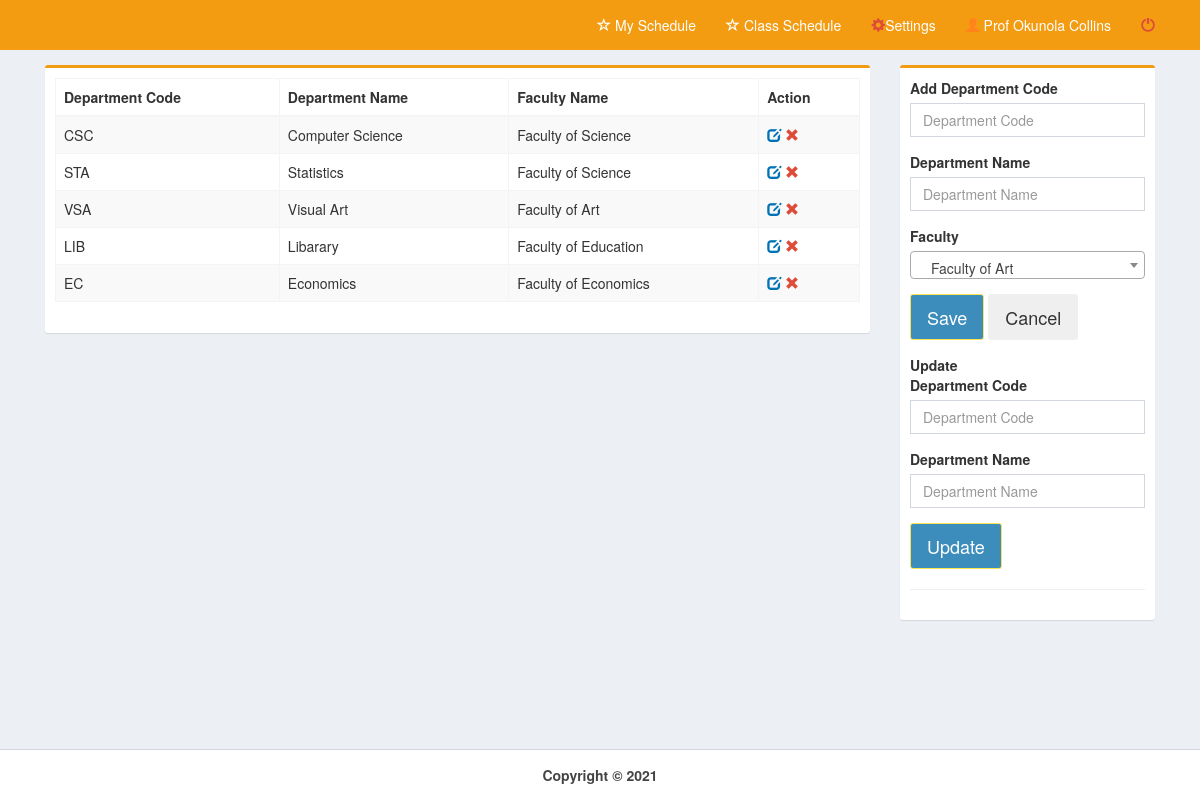
/pages/department.php (signed in), run on the app's committed database.
### tables this page shows
CREATE TABLE `dept` (
  `dept_id` int(11) NOT NULL,
  `dept_code` varchar(10) NOT NULL,
  `dept_name` varchar(100) NOT NULL,
  `rank_id` int(11) NOT NULL
);

CREATE TABLE `rank` (
  `rank_id` int(11) NOT NULL,
  `rank` varchar(30) NOT NULL
);

### pages/department.php (the view, shortened to what this page needs)
<!DOCTYPE html>
<html>
  <head>
    <link rel="stylesheet" href="../bootstrap/css/bootstrap.min.css">
    <link rel="stylesheet" href="../plugins/datatables/dataTables.bootstrap.css">
    <link rel="stylesheet" href="../dist/css/AdminLTE.min.css">
    <link rel="stylesheet" href="../plugins/select2/select2.min.css">
    <link rel="stylesheet" href="../dist/css/skins/_all-skins.min.css">
 </head>
  <body class="hold-transition skin-yellow layout-top-nav" onload="myFunction()">
    <div class="wrapper">
      <div class="content-wrapper">
        <div class="container">
          <section class="content">
            <div class="row">
	      <div class="col-md-9">
              <div class="box box-warning">
                <div class="box-body">
				<div class="row">
					<div class="col-md-12">
<table class="table table-bordered table-striped" style="margin-right:-10px">
              <thead>
                <tr>
                <th>Department Code</th>
                <th>Department Name</th>
                <th>Faculty Name</th>
                <th>Action</th>
                </tr>
              </thead>
    <?php
        include('../dist/includes/dbcon.php');
        $query=mysqli_query($con,"SELECT b.dept_code, b.dept_name, a.rank, a.rank_id, b.dept_id FROM rank AS a INNER JOIN dept AS b ON a.rank_id = b.rank_id ORDER BY dept_id")or die(mysqli_error());
          while($row=mysqli_fetch_array($query)){
            $id=$row['dept_id'];
            $code=$row['dept_code'];
            $name=$row['dept_name'];
            $faculty = $row['rank'];
    ?>
              <tr>
                <td><?php echo $code;?></td>
                 <td><?php echo $name;?></td>
                 <td>
                  <?php echo $faculty;?>
                 </td>
                <td>
                  <a id="click" href="department.php?id=<?php echo $id;?>&code=<?php echo $code;?>&name=<?php echo $name;?>">
                  <i class="glyphicon glyphicon-edit text-blue"></i></a>
                  <a id="removeme" href="department_del.php?id=<?php echo $id;?>">
                  <i class="glyphicon glyphicon-remove text-red"></i></a>
                </td>
              </tr>
<?php }?>
</table>
		</div>
		<div class="col-md-6">
         </div>
        </div>
                </div>
              </div>
            </div>
            <div class="col-md-3">
              <div class="box box-warning">
                <div class="box-body">
                  <div id="form">
				  <div class="row">
					 <div class="col-md-12">
						 <form method="post" action="department_save.php">
						  <div class="form-group">
							<label for="date">Add Department Code</label><br>
								<input type="text" class="form-control" name="code" placeholder="Department Code" required>
						  </div>
						    <div class="form-group">
							<label for="date">Department Name</label><br>
								<input type="text" class="form-control" name="name" placeholder="Department Name" required>
						  </div>
              <div class="form-group">
                <label for="date">Faculty</label>
              </div>
					</div>
				  </div>
                  <div class="form-group">
                      <button class="btn btn-lg btn-primary" id="daterange-btn" name="save" type="submit">
                        Save
                      </button>
					  <button class="btn btn-lg" id="daterange-btn" type="reset">
                       Cancel
                      </button>
                   </div>
                  </div>
				<div id="form">
				  <div class="row">
					 <div class="col-md-12">
						  <form method="post" action="department_update.php">
						  <div class="form-group">
							<label for="date">Update <br> Department Code</label><br>
								<input type="text" class="form-control" id="class" name="code" value="<?php echo $_REQUEST['code'];?>" placeholder="Department Code" required>
						  </div>
						  <div class="form-group">
							<label for="date">Department Name</label><br>
								<input type="text" class="form-control" id="class" name="name" value="<?php echo $_REQUEST['name'];?>" placeholder="Department Name" required>
						  </div>
					</div>
				  </div>
                  <div class="form-group">
                      <button class="btn btn-lg btn-primary" id="daterange-btn" name="save" type="submit">
                        Update
                      </button>
                   </div>
                  </div><hr>
                </div>
              </div>
            </div>
          </div>
          </section>
        </div>
      </div>
      <?php include('../dist/includes/footer.php');?>
    </div>
  </body>
</html>

### data on the page
dept: dept_code "CSC", dept_name "Computer Science", rank.rank "Faculty of Science"
dept: dept_code "STA", dept_name "Statistics", rank.rank "Faculty of Science"
dept: dept_code "VSA", dept_name "Visual Art", rank.rank "Faculty of Art"
dept: dept_code "LIB", dept_name "Libarary", rank.rank "Faculty of Education"
dept: dept_code "EC", dept_name "Economics", rank.rank "Faculty of Economics"

### other printed values
$_SESSION['name'] "Prof Okunola Collins"
